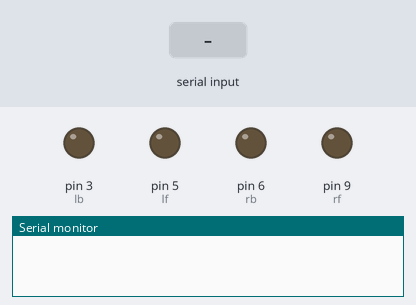
The sketch below on a simulated Arduino Uno, built with avr-gcc and run on an emulated ATmega328P. Parts: output pins drawn as LEDs (lit = HIGH), the last lines printed to the serial monitor. Inputs (shaded band) come from the test bench.

Above: at 1.2 s.
1.3 s: "90,45,200\n" received over Serial
At 2.4 s:
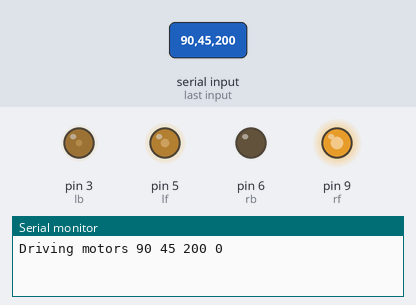
3.5 s: "30,150,10\n" received over Serial
At 5.2 s:
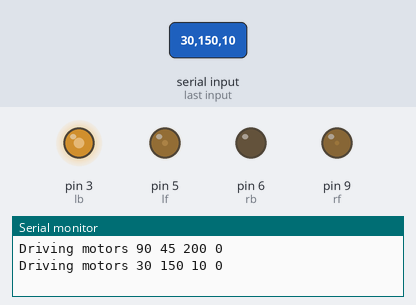
5.5 s: "90,45\n" received over Serial
At 6.6 s:
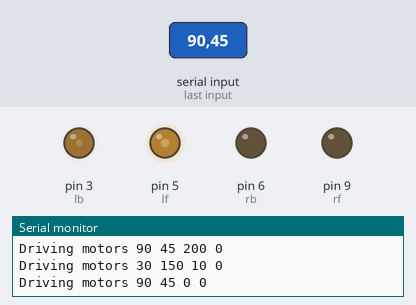
7.5 s: "30,150\n" received over Serial
At 8.8 s:
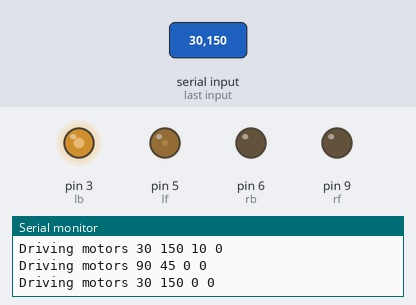
9.5 s: "90,45,200,10\n" received over Serial
At 10.4 s:
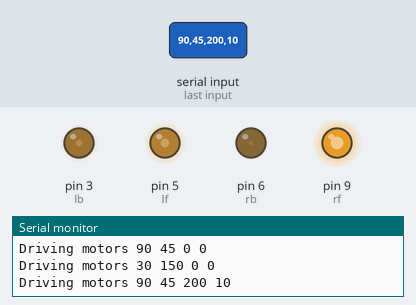
12.5 s: "30,150,10,200\n" received over Serial
At 13.9 s:
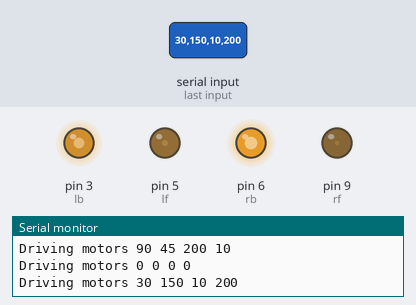
Timing chart, 0 to 15.6 s (numbered marks = the images above; inputs shaded):
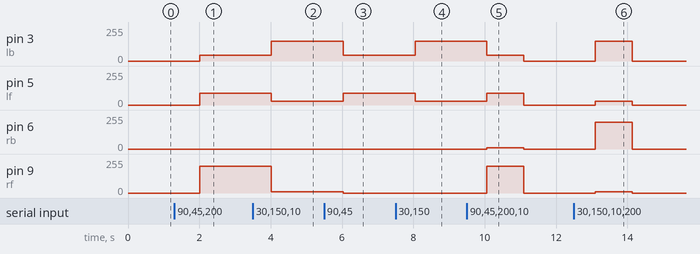

Measured:
- after the input at 1.3 s, pin 3 (lb): 0/255 → 45/255 after 0.71 s; pin 5 (lf): 0/255 → 90/255 after 0.71 s; pin 9 (rf): 0/255 → 200/255 after 0.71 s
- after the input at 3.5 s, pin 3 (lb): 45/255 → 150/255 after 0.52 s; pin 5 (lf): 90/255 → 30/255 after 0.52 s; pin 9 (rf): 200/255 → 10/255 after 0.52 s
- after the input at 5.5 s, pin 3 (lb): 150/255 → 45/255 after 0.54 s; pin 5 (lf): 30/255 → 90/255 after 0.54 s; pin 9 (rf): 10/255 → 0/255 after 0.54 s
- after the input at 7.5 s, pin 3 (lb): 45/255 → 150/255 after 0.56 s; pin 5 (lf): 90/255 → 30/255 after 0.56 s
- after the input at 9.5 s, pin 3 (lb): 150/255 → 45/255 after 0.56 s, → 0/255 1.0 s later; pin 5 (lf): 30/255 → 90/255 after 0.56 s, → 0/255 1.0 s later; pin 6 (rb): 0/255 → 10/255 after 0.56 s, → 0/255 1.0 s later; pin 9 (rf): 0/255 → 200/255 after 0.56 s, → 0/255 1.0 s later
- after the input at 12.5 s, pin 3 (lb): 0/255 → 150/255 after 0.60 s, → 0/255 1.0 s later; pin 5 (lf): 0/255 → 30/255 after 0.60 s, → 0/255 1.0 s later; pin 6 (rb): 0/255 → 200/255 after 0.60 s, → 0/255 1.0 s later; pin 9 (rf): 0/255 → 10/255 after 0.60 s, → 0/255 1.0 s later

The sketch:

motor_code.ino
```cpp
const int lf = 5;
const int lb = 3;
const int rf = 9;
const int rb = 6;

int inputLF;
int inputLB;
int inputRF;
int inputRB;

void setup()
{
  Serial.begin(9600);
  Serial.setTimeout(10);

  pinMode(lf , OUTPUT);
  pinMode(lb , OUTPUT);
  pinMode(rf , OUTPUT);
  pinMode(rb , OUTPUT);
}

void loop()
{
  if (Serial.available()) {
    inputLF = Serial.parseInt();
    inputLB = Serial.parseInt();
    inputRF = Serial.parseInt();
    inputRB = Serial.parseInt();

    driveMotors(inputLF, inputLB, inputRF, inputRB);
  }

  delay(1000);
}

void driveMotors(int inputLF, int inputLB, int inputRF, int inputRB) {
  analogWrite(lf, inputLF);
  analogWrite(lb, inputLB);
  analogWrite(rf, inputRF);
  analogWrite(rb, inputRB);

  Serial.print("Driving motors ");
  Serial.print(inputLF);
  Serial.print(" ");
  Serial.print(inputLB);
  Serial.print(" ");
  Serial.print(inputRF);
  Serial.print(" ");
  Serial.print(inputRB);
  Serial.println("");
}
```
